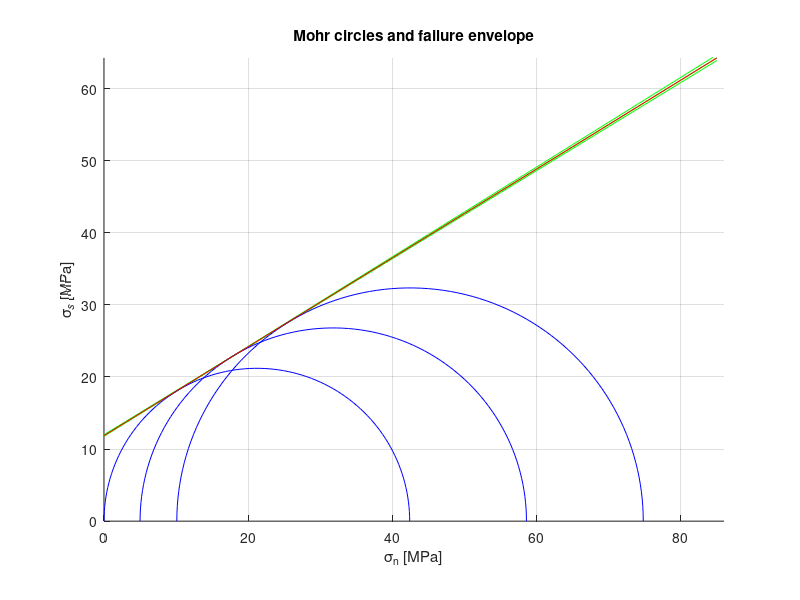
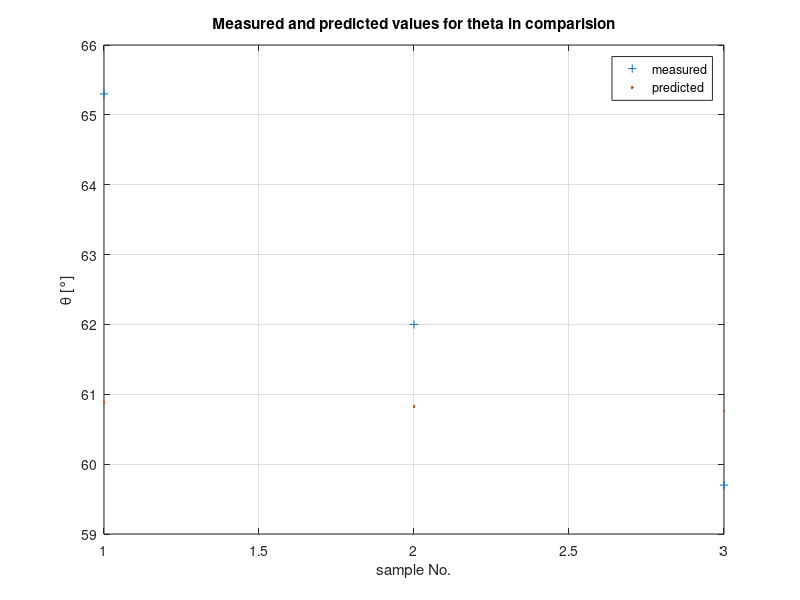

Here is the MATLAB script that generated these plots, in order:
%% Automated script for evaluating triaxial compression tests
% Mohr-Coulomb Yield Criteria for brittle failure

% Version 0.6

%% Possible improvements:
% -> add GUI with GUIDE
% -> add legend to figure
% -> add option to load data via .csv or .txt
% -> atm test results for intermediate shear stresses are overrepresented
% in the calculation of the mean values for the cohesion and the angle of
% internal friction due to a very simplified approach at calculating the
% mean values.
% This leads to an increasing divergence of the tangents at the smallest
% and highest values of the shear stress, while the fit in the middle is
% relatively accurate.
% Introducing a loading in the calculation which takes into account that
% a) tangents for intermediate values are more abundant
% b) the mean error for the tangents calculated from  Mohr-circles close
%    to each other, that is circles representing intermediate values, is
%    expected to be bigger
% could take care of that divergence and improve the accuracy of the mean
% values a lot.
% -> after that has been taken care of, a statistical error analysis should
% be introduced, preferably by someone who knows his mathematics.

%% License and Copyright:
% (c) Matthias Doerfler, 2016
% By using this code you agree to the conditions stated here:
% For private, scientific or educational use only.
% A commercial use is not allowed.
% The code may be modified and distributed under the following conditions:
% ->    the license and copyright as it is here must be included in the
%       distributed or modified code
% ->    The code must be released under the same license
% ->    Changes made to the code must be indicated in "Changelog"
% ->    This code is provided without warranty. The author can't be held
%       accountable for any damage caused by the use of this code.
% University of Freiburg, Germany

%% Changelog
% Version 0.1:
%   first version
% Version 0.2:
%   - added option for conversion from kN to MPa
%   - Sigma 1 and sigma 3 swapped (now correct use)
% Version 0.3:
%   - added detection system for imaginary and negative results
%   - improved readability
% Version 0.4:
%   - added option for correction for affected piston surface
%   - clearing out redundant varibales
% Version 0.5:
%   - results are now saved in a .mat file
% Version 0.6:
%   - added option to predict ideal values of theta and compare with
%     measured values (basically a tool to help you determine if your
%     samples behave according to the Mohr-Coulomb theory or not)
%     This option is to be assumed to be still methodically flawed
%   - added comments for features added in 0.3
%   - improved readability
%   - added arrays to document interval size and circles for postprocessing

%% Options

clear
% convert sigma 1 (Piston Force) from kN to MPa ?
convert = 0;
% correct for piston surface affected by fluid pressure ?
correct = 0;
% compare your results for the angle theta with the values for theta
% predicted by the Mohr-Coulomb theory ?
predict = 1;


%% Specifing dimensions of sample cylinders and piston surface

diameter = 0.04;                      % Diameter of the sample cylinder [m]
pistondiameter = 0.1;                 % Diameter of the piston [m]

%% Data input (your test results go here)

% Number of measurements (at least 2)
N = 3;
% Angle tetha [°] (only necessary if you wish to use the tetha-comparision
% function)
theta = [65.3 62.0 59.7];
% Maximum confining pressure before failure [MPa]
s3 = [0 5 10.1];              % Create a vector with the maximum confining pressures
                        % from each measurement
% Maximum force of the piston before failure [kN]
s1 = [42.4 58.6 74.8];        % Create a vector with the maximum piston forces
                        % from each measurement
% NOTICE: the test results must be sorted from smallest to biggest shear
% stress or the script will break / produce nonsense results.
% CAUTION: make sure that corresponding s1 and s3 values are always higher
% than the preceding values. Otherwise one Mohr-Circle will end up being
% entirely surrounded by another one which leads to an error.

%% Correcting piston force

if correct == 1 && diameter ~= pistondiameter
    A = pi*(diameter/2)^2;              % Surface area of the cylinder [m^2]
    affA = pistonA-A;                   % Area of the piston affected by the fluid pressure
    pistonA = pi*(pistondiameter/2)^2;  % Surface area of the piston [m^2]
    if convert == 1
        counterForce = s3.*(1000*affA); % Force working on the piston
        trueForce = s1-counterForce;    % effective force of the piston
        s1 = trueForce;
        disp('Piston force corrected for fluid pressure affecting piston.')
        clear('counterForce','trueForce')
    else
        counterPressure = s3.*(affA/A); % Pressure working on the piston
        trueSigma1 = s1-counterPressure;% effective pressure of the piston
        s1 = trueSigma1;
        disp('Sigma 1 corrected for fluid pressure affecting piston.')
        clear('counterPressure','trueSigma1')
    end
    clear('A','affA','pistonA')
else
    disp('No correction for piston surface affected by fluid pressure needed.')
    clear('pistondiameter')
end
clear('correct')

%% kn to mpa

if convert==1
    A = pi*(diameter/2)^2;              % Surface area of the cylinder [m^2]
    s1 = ((s1 .* 1000)./A) ./ 1000000;
    disp('Sigma 1 converted from kN to MPa.')
    clear('A')
else
    disp('Sigma 1 is already in MPa. No conversion needed.')
    clear('diameter')
end
clear('convert')

%% Magic happens here

% Brief explanation on what is going on here:
% Say you have done 5 measurements so there will be 5 circles in the
% Mohr-Coulomb diagram.
% The algorithm will calculate all possible common tangents to those
% circles:
% interval 1: tangents to circles: 1+2, 2+3, 3+4, 4+5
% interval 2: tangents to circles: 1+3, 2+4, 3+5
% interval 3: tangents to circles: 1+4, 2+5
% interval 4: tangent  to circles: 1+5
% Then the mean values of the tangents' slope (angle of internal friction)
% and y-intercept (cohesion) will be calculated.

% determining no. of steps necessary for the calculation
Nd = N-1;                 % No. of differently sized intervals for tangents
Nxsteps = zeros(1,Nd);
for i = 1:Nd
    Nxsteps(i) = N-i;     % No of steps for each interval size
end
% creating vector necessary for calculation of the absolute step no.
NxstepsP = zeros(1,Nd);
for i = 1:(Nd-1)
    NxstepsP(i+1) = sum(Nxsteps(1:i));
end

% calculating N cirlce parameters and curves
% Initalizing variables
M = zeros(N,1);                   % array used to store the circle centres
R = zeros(N,1);                   % array used to store the circle radii
X = zeros(100,N);                 % array used to store the x-values of the curve
Y = zeros(100,N);                 % as above, y-values
t = linspace(0,pi,100);
for i = 1:N
    % circle parameters
    m = ((s1(i)-s3(i))/2)+s3(i);  % centre
    M(i) = m;
    r = (s1(i)-s3(i))/2;          % radius
    R(i) = r;
    % circle curve
    x = r*cos(t);
    x = x';
    X((1+100*(i-1)):(100*i)) = x;
    y = r*sin(t);
    y = y';
    Y((1+100*(i-1)):(100*i)) = y;
end
clear('x','y','r','m','i','t')

% evaluation
% precalculations
sumSteps = 0.5*(N^2-N);                % sumSteps=no. of individual steps, relationship to N
xbase = 0:1:(round(max(s1))+10);       % x-values for calculation of tangents from poly
xbaseN = round(max(s1)+11);            % size of arrays in x dimension
% Initalizing variables
CN = zeros(sumSteps,1);                % Storage for cohesion values
myN = zeros(sumSteps,1);               % Storage for friction coefficient values
tanregcurveN = zeros(xbaseN,sumSteps); % Storage for tangent curves
imaginaryIndex = zeros(sumSteps,1);    % Indication if results were imaginary
negativeMYindex = zeros(sumSteps,1);   % Indication if friction coefficient was negative
negativeCindex = zeros(sumSteps,1);    % Indication if cohesion was negative
discardedTrue = 0;                     % Indication if any step has been discarded
predictedThetas = zeros(sumSteps,1);   % Storage for predicted values of tetha
IntervalDoc = zeros(sumSteps,1);       % Documentation of interval size at individual step
CirclesDoc = zeros(sumSteps,2);        % Documentation of circles used for calculation

for j = 1:Nd              % there are Nd differently sized intervals
    for i = 1:Nxsteps(j)  % each interval size has Nxsteps(j) individual steps
        % determining no. of cumulative individual step
        pos = i + NxstepsP(j);
        % documenting interval size and circles
        IntervalDoc(pos) = j;
        CirclesDoc(pos,1) = i;
        CirclesDoc(pos,2) = i+j;
        % get circle parameters
        m1 = M(i); m2 = M(i+j);
        r1 = R(i); r2 = R(i+j);
        % calculating common tangent
        m21 = m2-m1;
        d2 = m21^2;
        r21 = (r2-r1) / d2;
        s21 = sqrt(d2 - (r2-r1)^2) / d2;
        u11 = [-m21*r21, m21*s21];
        L11 = [m1,0] + r1*u11; L21 = [m2,0] + r2*u11;
        tanx1 = [L11(1),L21(1)]; tany1 = [L11(2),L21(2)];
        tanreg = polyfit(tanx1,tany1,1);
        thetaP = 45 + (atand(tanreg(1)) / 2);
        if isreal(tanreg) == 1
            if tanreg(1) >= 0
                if tanreg(2) >= 0
                    % saving cohesion and aoif at cumulative step 'pos'
                    myN(pos) = tanreg(1);
                    CN(pos) = tanreg(2);
                    % calculating curve of tangent
                    tanregcurve = polyval(tanreg,xbase);
                    % saving curve of tangent at cumulative step 'pos'
                    tanregcurve = tanregcurve';
                    tanregcurveN((1 + xbaseN * (pos-1)):(xbaseN * pos)) = tanregcurve;
                    % saving predicted value of theta
                    predictedThetas(pos) = thetaP;
                else
                    % saving cohesion and aoif at cumulative step 'pos'
                    myN(pos) = tanreg(1);
                    CN(pos) = tanreg(2);
                    % calculating curve of tangent
                    tanregcurve = polyval(tanreg,xbase);
                    % saving curve of tangent at cumulative step 'pos'
                    tanregcurve = tanregcurve';
                    tanregcurveN((1 + xbaseN * (pos-1)):(xbaseN * pos)) = tanregcurve;
                    % saving predicted value of theta
                    predictedThetas(pos) = thetaP;
                    % Warning (negative cohesion)
                    W = ['#01: The circles ',num2str(i),' and ',num2str(i+j),' have a common tangent with a negative y-intercept.'];
                    warning(W)
                    disp('Negative cohesion does not occur in nature.')
                    disp('The tangent will be flagged yellow.')
                    I = ['The interval size was ',num2str(j),'.'];
                    disp(I)
                    negativeCindex(pos) = 1;
                    clear('I','W','tanreg')
                end
            else
                % Warning (negative friction coefficient)
                W = ['#02: The circles ',num2str(i),' and ',num2str(i+j),' have a common tangent with a negative slope.'];
                warning(W)
                disp('Negative friction coefficient does not occur in nature.')
                disp('Results have been discarded.')
                I = ['The interval size was ',num2str(j),'.'];
                disp(I)
                negativeMYindex(pos) = 1;
                discardedTrue = 1;
                clear('I','W','tanreg','thetaP')
            end
        else
            % Warning (no common tangent)
            W = ['#03: The circles ',num2str(i),' and ',num2str(i+j),' do not share a common tangent.'];
            warning(W)
            disp('Values for C and my are imaginary.')
            disp('Results have been discarded.')
            I = ['The interval size was ',num2str(j),'.'];
            disp(I)
            imaginaryIndex(pos) = 1;
            discardedTrue = 1;
            clear('tanreg','I','W','m21','d2','r21','s21')
            clear('u11','L11','L21','tanx1','thetaP')
        end
    end
end
% clearing out obsolete variables
clear('pos','i','j','Nd','L11','L21','d2','m1','m2','m21')
clear('Nxsteps','NxstepsP','r1','r2','r21','s21','tanreg')
clear('tanregcurve','tanx1','tany1','u11','R','thetaP')

%% Sorting out positions of discarded results

if discardedTrue == 1   % checking if any results were discarded
    % copying results
    myNd = myN;
    CNd = CN;
    tanregcurveNd = tanregcurveN;
    predictedThetasd = predictedThetas;
    % precalculations
    discarded = imaginaryIndex+negativeMYindex; % combined discarded values
    negativeCsum = sum(negativeCindex); % number of results with a negative cohesion
    % Information output about amount of negative values for C
    if negativeCsum > 0
        I = ['A total number of ',num2str(negativeCsum),' values for C are negative.'];
        disp(I)
        disp('The results are carried on for further calculations anyway, since discarding them would lead to an overestimation of the mean value for C.')
    else
    end
    clear('myN','CN','tanregcurveN')
    % Initalizing variables
    discardedsum = 0;
    discardedIndex = zeros(sumSteps,1);

    for i = 1:sumSteps
        if discarded(i)~=0
            % counting discarded results
            discardedsum = discardedsum+1;
            % positions of discarded results
            discardedIndex(i) = 1;
        else
        end
    end

    trueSum = sumSteps-discardedsum;    % total number of valid results
    percentDiscarded = round((discardedsum/sumSteps)*100);  % percentage of results which were discarded
    I = ['A total number of ', num2str(discardedsum), ' steps have been discarded. That is ',num2str(percentDiscarded),'% of all possible steps.'];
    disp(I)
    I = ['The new total number of steps is ',num2str(trueSum)];
    disp(I)

    % Initalizing variables
    myN = zeros(trueSum,1);
    CN = zeros(trueSum,1);
    tanregcurveN = zeros(xbaseN,trueSum);
    predictedThetas = zeros(trueSum,1);
    IntervalDocTrue = zeros(trueSum,1);
    CirclesDocTrue = zeros(trueSum,2);
    for i = 1:sumSteps
        if discardedIndex(i)==0 % checking if position wasn't discarded
            % saving valid results in new variable
            CN(i-sum(discardedIndex(1:i))) = CNd(i);
            myN(i-sum(discardedIndex(1:i))) = myNd(i);
            tanregcurveN(:,i-sum(discardedIndex(1:i))) = tanregcurveNd(:,i);
            predictedThetas(i-sum(discardedIndex(1:i))) = predictedThetasd(i);
            IntervalDocTrue(i-sum(discardedIndex(1:i))) = IntervalDoc(i);
            CirclesDocTrue(i-sum(discardedIndex(1:i)),:) = CirclesDoc(i,:);
        else
        end
    end
else
    trueSum = sumSteps;
    disp('No results had to be discarded.')
end
% clearing out obsolete variables
clear('discardedsum','I','negativeCsum','percentDiscarded','tanregcurveNd')
clear('CNd','myNd','predictedThetasd')

%% Searching for interval leaps

IntSize = 1;
IntExtend = zeros((2*(N-1)),1);
IntExtend(1) = 1;
IntExtend(end) = sumSteps;
for i = 1:sumSteps
    if IntSize == IntervalDoc(i)
    else
        IntExtend((IntervalDoc(i)*2)-2) = i-1;
        IntExtend((IntervalDoc(i)*2)-1) = i;
        IntSize = IntervalDoc(i);
    end
end

if discardedTrue == 1
    IntSize = 1;
    IntExtendd = zeros((2*(N-1)),1);
    IntExtendd(1) = 1;
    IntExtendd(end) = trueSum;
    for i = 1:trueSum
        if IntSize == IntervalDocTrue(i)
        else
            IntExtendd((IntervalDocTrue(i)*2)-2) = i-1;
            IntExtendd((IntervalDocTrue(i)*2)-1) = i;
            IntSize = IntervalDocTrue(i);
        end
    end
else
end
clear('IntSize','i')


%% Mean values for theta
if predict == 1
    ThetaNsum = zeros(N,1);
    CircleCalls = zeros(N,1);
    if discardedTrue == 1
        for i = 1:trueSum
            ThetaNsum(CirclesDocTrue(i,1)) = ThetaNsum(CirclesDocTrue(i,1)) + predictedThetas(i);
            ThetaNsum(CirclesDocTrue(i,2)) = ThetaNsum(CirclesDocTrue(i,2)) + predictedThetas(i);
            CircleCalls(CirclesDocTrue(i,1)) = CircleCalls(CirclesDocTrue(i,1)) +1;
            CircleCalls(CirclesDocTrue(i,2)) = CircleCalls(CirclesDocTrue(i,2)) +1;
        end
        ThetaNmean = ThetaNsum ./ CircleCalls;
    else
        for i = 1:sumSteps
            ThetaNsum(CirclesDoc(i,1)) = ThetaNsum(CirclesDoc(i,1)) + predictedThetas(i);
            ThetaNsum(CirclesDoc(i,2)) = ThetaNsum(CirclesDoc(i,2)) + predictedThetas(i);
            CircleCalls(CirclesDoc(i,1)) = CircleCalls(CirclesDoc(i,1)) +1;
            CircleCalls(CirclesDoc(i,2)) = CircleCalls(CirclesDoc(i,2)) +1;
        end
        ThetaNmean = ThetaNsum ./ CircleCalls;
    end
else
end

%% Mean value for coefficient of internal friction and cohesion

% calculating mean values
myMean = mean(myN);
CMean = mean(CN);
disp('Mean friction coefficient (my):')
disp(myMean)
PhiMean = atand(myMean);
disp('Mean angle of internal friction (Phi) [�]:')
disp(PhiMean)
disp('Mean cohesion (C) [MPa]:')
disp(CMean)
% tangent calculated from mean values
Pmean = [myMean,CMean];
tanregcurveMean = polyval(Pmean,xbase);
yMax = max(tanregcurveMean);
clear('Pmean')

%% Plotting results

figure(1)
hold
axis equal
xlim([0 xbaseN])
ylim([0 yMax])
grid on
title('Mohr circles and failure envelope')
xlabel('\sigma_{n} [MPa]')
ylabel('\sigma_{s} [MPa]')

% tangents
for i = 1:trueSum
    tanregcurve = tanregcurveN(:,i);
    xbase;  % get
    figure(1)
    if CN(i) >= 0
        plot(xbase,tanregcurve,'green')
    else
        plot(xbase,tanregcurve,'yellow')
    end
end

% circles
for i = 1:N
    x = X((1+100*(i-1)):(100*i))+M(i);
    y = Y((1+100*(i-1)):(100*i));
    figure(1)
    plot(x,y,'blue')
end

% Mean tangent
figure(1)
plot(xbase,tanregcurveMean,'red')

clear('x','y','tanregcurve','i')

%% Theta graphs

n = 1:1:N;
figure(2)
ylim([0 90])
xlim([0 N+1])
plot(n,theta,'+',n,ThetaNmean,'.')
legend('measured','predicted')
title('Measured and predicted values for theta in comparision')
ylabel('\theta [°]')
xlabel('sample No.')
grid on

%% Saving

C = clock;
datename = [num2str(C(3)),'-',num2str(C(2)),'-',num2str(C(1)),'_',num2str(C(4)),'-',num2str(C(5))];
savename = ['mohrcoulomb_results',datename,'.mat'];
save(savename,'N','s1','s3','CMean','myMean')
